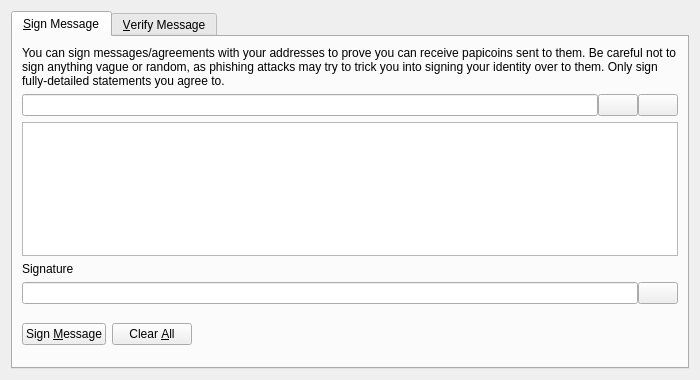
<?xml version="1.0" encoding="UTF-8"?>
<ui version="4.0">
 <class>SignVerifyMessageDialog</class>
 <widget class="QDialog" name="SignVerifyMessageDialog">
  <property name="geometry">
   <rect>
    <x>0</x>
    <y>0</y>
    <width>700</width>
    <height>380</height>
   </rect>
  </property>
  <property name="windowTitle">
   <string>Signatures - Sign / Verify a Message</string>
  </property>
  <property name="modal">
   <bool>true</bool>
  </property>
  <layout class="QVBoxLayout" name="verticalLayout">
   <item>
    <widget class="QTabWidget" name="tabWidget">
     <property name="currentIndex">
      <number>0</number>
     </property>
     <widget class="QWidget" name="tabSignMessage">
      <attribute name="title">
       <string>&amp;Sign Message</string>
      </attribute>
      <layout class="QVBoxLayout" name="verticalLayout_SM">
       <item>
        <widget class="QLabel" name="infoLabel_SM">
         <property name="text">
          <string>You can sign messages/agreements with your addresses to prove you can receive papicoins sent to them. Be careful not to sign anything vague or random, as phishing attacks may try to trick you into signing your identity over to them. Only sign fully-detailed statements you agree to.</string>
         </property>
         <property name="textFormat">
          <enum>Qt::PlainText</enum>
         </property>
         <property name="wordWrap">
          <bool>true</bool>
         </property>
        </widget>
       </item>
       <item>
        <layout class="QHBoxLayout" name="horizontalLayout_1_SM">
         <property name="spacing">
          <number>0</number>
         </property>
         <item>
          <widget class="QValidatedLineEdit" name="addressIn_SM">
           <property name="toolTip">
            <string>The Papicoin address to sign the message with</string>
           </property>
          </widget>
         </item>
         <item>
          <widget class="QPushButton" name="addressBookButton_SM">
           <property name="toolTip">
            <string>Choose previously used address</string>
           </property>
           <property name="text">
            <string/>
           </property>
           <property name="icon">
            <iconset resource="../bitcoin.qrc">
             <normaloff>:/icons/address-book</normaloff>:/icons/address-book</iconset>
           </property>
           <property name="shortcut">
            <string>Alt+A</string>
           </property>
           <property name="autoDefault">
            <bool>false</bool>
           </property>
          </widget>
         </item>
         <item>
          <widget class="QPushButton" name="pasteButton_SM">
           <property name="toolTip">
            <string>Paste address from clipboard</string>
           </property>
           <property name="text">
            <string/>
           </property>
           <property name="icon">
            <iconset resource="../bitcoin.qrc">
             <normaloff>:/icons/editpaste</normaloff>:/icons/editpaste</iconset>
           </property>
           <property name="shortcut">
            <string>Alt+P</string>
           </property>
           <property name="autoDefault">
            <bool>false</bool>
           </property>
          </widget>
         </item>
        </layout>
       </item>
       <item>
        <widget class="QPlainTextEdit" name="messageIn_SM">
         <property name="toolTip">
          <string>Enter the message you want to sign here</string>
         </property>
        </widget>
       </item>
       <item>
        <widget class="QLabel" name="signatureLabel_SM">
         <property name="text">
          <string>Signature</string>
         </property>
         <property name="textFormat">
          <enum>Qt::PlainText</enum>
         </property>
        </widget>
       </item>
       <item>
        <layout class="QHBoxLayout" name="horizontalLayout_2_SM">
         <property name="spacing">
          <number>0</number>
         </property>
         <item>
          <widget class="QLineEdit" name="signatureOut_SM">
           <property name="font">
            <font>
             <italic>true</italic>
            </font>
           </property>
           <property name="readOnly">
            <bool>true</bool>
           </property>
          </widget>
         </item>
         <item>
          <widget class="QPushButton" name="copySignatureButton_SM">
           <property name="toolTip">
            <string>Copy the current signature to the system clipboard</string>
           </property>
           <property name="text">
            <string/>
           </property>
           <property name="icon">
            <iconset resource="../bitcoin.qrc">
             <normaloff>:/icons/editcopy</normaloff>:/icons/editcopy</iconset>
           </property>
           <property name="autoDefault">
            <bool>false</bool>
           </property>
          </widget>
         </item>
        </layout>
       </item>
       <item>
        <layout class="QHBoxLayout" name="horizontalLayout_3_SM">
         <item>
          <widget class="QPushButton" name="signMessageButton_SM">
           <property name="toolTip">
            <string>Sign the message to prove you own this Papicoin address</string>
           </property>
           <property name="text">
            <string>Sign &amp;Message</string>
           </property>
           <property name="icon">
            <iconset resource="../bitcoin.qrc">
             <normaloff>:/icons/edit</normaloff>:/icons/edit</iconset>
           </property>
           <property name="autoDefault">
            <bool>false</bool>
           </property>
          </widget>
         </item>
         <item>
          <widget class="QPushButton" name="clearButton_SM">
           <property name="toolTip">
            <string>Reset all sign message fields</string>
           </property>
           <property name="text">
            <string>Clear &amp;All</string>
           </property>
           <property name="icon">
            <iconset resource="../bitcoin.qrc">
             <normaloff>:/icons/remove</normaloff>:/icons/remove</iconset>
           </property>
           <property name="autoDefault">
            <bool>false</bool>
           </property>
          </widget>
         </item>
         <item>
          <spacer name="horizontalSpacer_1_SM">
           <property name="orientation">
            <enum>Qt::Horizontal</enum>
           </property>
           <property name="sizeHint" stdset="0">
            <size>
             <width>40</width>
             <height>48</height>
            </size>
           </property>
          </spacer>
         </item>
         <item>
          <widget class="QLabel" name="statusLabel_SM">
           <property name="font">
            <font>
             <weight>75</weight>
             <bold>true</bold>
            </font>
           </property>
           <property name="text">
            <string/>
           </property>
           <property name="wordWrap">
            <bool>true</bool>
           </property>
          </widget>
         </item>
         <item>
          <spacer name="horizontalSpacer_2_SM">
           <property name="orientation">
            <enum>Qt::Horizontal</enum>
           </property>
           <property name="sizeHint" stdset="0">
            <size>
             <width>40</width>
             <height>48</height>
            </size>
           </property>
          </spacer>
         </item>
        </layout>
       </item>
      </layout>
     </widget>
     <widget class="QWidget" name="tabVerifyMessage">
      <attribute name="title">
       <string>&amp;Verify Message</string>
      </attribute>
      <layout class="QVBoxLayout" name="verticalLayout_VM">
       <item>
        <widget class="QLabel" name="infoLabel_VM">
         <property name="text">
          <string>Enter the receiver's address, message (ensure you copy line breaks, spaces, tabs, etc. exactly) and signature below to verify the message. Be careful not to read more into the signature than what is in the signed message itself, to avoid being tricked by a man-in-the-middle attack. Note that this only proves the signing party receives with the address, it cannot prove sendership of any transaction!</string>
         </property>
         <property name="textFormat">
          <enum>Qt::PlainText</enum>
         </property>
         <property name="alignment">
          <set>Qt::AlignLeading|Qt::AlignLeft|Qt::AlignTop</set>
         </property>
         <property name="wordWrap">
          <bool>true</bool>
         </property>
        </widget>
       </item>
       <item>
        <layout class="QHBoxLayout" name="horizontalLayout_1_VM">
         <property name="spacing">
          <number>0</number>
         </property>
         <item>
          <widget class="QValidatedLineEdit" name="addressIn_VM">
           <property name="toolTip">
            <string>The Papicoin address the message was signed with</string>
           </property>
          </widget>
         </item>
         <item>
          <widget class="QPushButton" name="addressBookButton_VM">
           <property name="toolTip">
            <string>Choose previously used address</string>
           </property>
           <property name="text">
            <string/>
           </property>
           <property name="icon">
            <iconset resource="../bitcoin.qrc">
             <normaloff>:/icons/address-book</normaloff>:/icons/address-book</iconset>
           </property>
           <property name="shortcut">
            <string>Alt+A</string>
           </property>
           <property name="autoDefault">
            <bool>false</bool>
           </property>
          </widget>
         </item>
        </layout>
       </item>
       <item>
        <widget class="QPlainTextEdit" name="messageIn_VM"/>
       </item>
       <item>
        <widget class="QValidatedLineEdit" name="signatureIn_VM"/>
       </item>
       <item>
        <layout class="QHBoxLayout" name="horizontalLayout_2_VM">
         <item>
          <widget class="QPushButton" name="verifyMessageButton_VM">
           <property name="toolTip">
            <string>Verify the message to ensure it was signed with the specified Papicoin address</string>
           </property>
           <property name="text">
            <string>Verify &amp;Message</string>
           </property>
           <property name="icon">
            <iconset resource="../bitcoin.qrc">
             <normaloff>:/icons/transaction_0</normaloff>:/icons/transaction_0</iconset>
           </property>
           <property name="autoDefault">
            <bool>false</bool>
           </property>
          </widget>
         </item>
         <item>
          <widget class="QPushButton" name="clearButton_VM">
           <property name="toolTip">
            <string>Reset all verify message fields</string>
           </property>
           <property name="text">
            <string>Clear &amp;All</string>
           </property>
           <property name="icon">
            <iconset resource="../bitcoin.qrc">
             <normaloff>:/icons/remove</normaloff>:/icons/remove</iconset>
           </property>
           <property name="autoDefault">
            <bool>false</bool>
           </property>
          </widget>
         </item>
         <item>
          <spacer name="horizontalSpacer_1_VM">
           <property name="orientation">
            <enum>Qt::Horizontal</enum>
           </property>
           <property name="sizeHint" stdset="0">
            <size>
             <width>40</width>
             <height>48</height>
            </size>
           </property>
          </spacer>
         </item>
         <item>
          <widget class="QLabel" name="statusLabel_VM">
           <property name="font">
            <font>
             <weight>75</weight>
             <bold>true</bold>
            </font>
           </property>
           <property name="text">
            <string/>
           </property>
           <property name="wordWrap">
            <bool>true</bool>
           </property>
          </widget>
         </item>
         <item>
          <spacer name="horizontalSpacer_2_VM">
           <property name="orientation">
            <enum>Qt::Horizontal</enum>
           </property>
           <property name="sizeHint" stdset="0">
            <size>
             <width>40</width>
             <height>48</height>
            </size>
           </property>
          </spacer>
         </item>
        </layout>
       </item>
      </layout>
     </widget>
    </widget>
   </item>
  </layout>
 </widget>
 <customwidgets>
  <customwidget>
   <class>QValidatedLineEdit</class>
   <extends>QLineEdit</extends>
   <header>qvalidatedlineedit.h</header>
  </customwidget>
 </customwidgets>
 <resources>
  <include location="../bitcoin.qrc"/>
 </resources>
 <connections/>
</ui>
